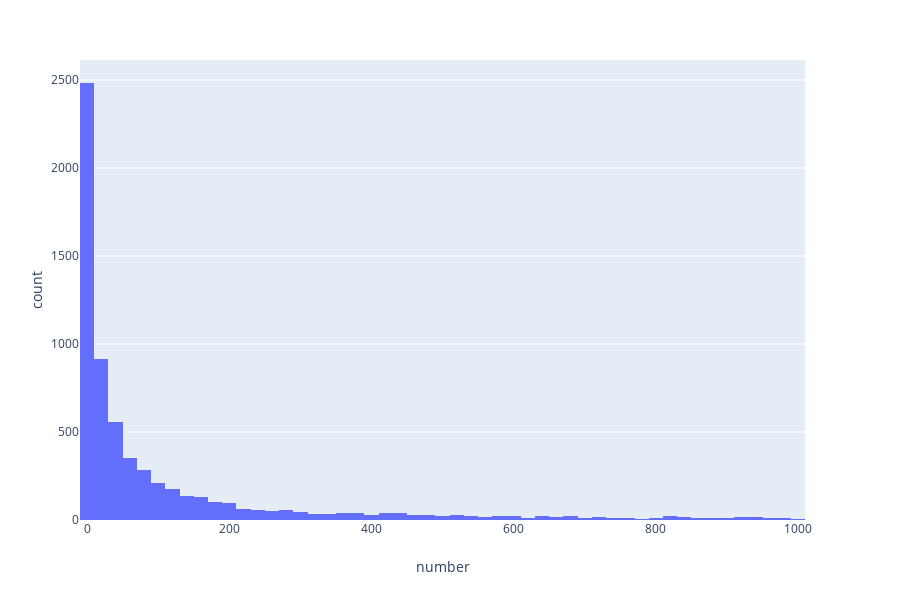

The cell this chart's notebook holds for it:
### Code cell
fig = px.histogram(df, x="number")
fig.show()

### Figure 1 — Plotly figure (JSON) as saved in the notebook; plotly's stock layout.template omitted (floating-point values rounded to 4 significant figures; data arrays with more than 128 entries replaced by an {"elided": "..."} marker saying what was removed)
{"data": [{"alignmentgroup": "True", "bingroup": "x", "hoverlabel": {"namelength": 0}, "hovertemplate": "number=%{x}<br>count=%{y}", "legendgroup": "", "marker": {"color": "#636efa"}, "name": "", "offsetgroup": "", "orientation": "v", "showlegend": false, "type": "histogram", "x": {"elided": "6454 float values"}, "xaxis": "x", "yaxis": "y"}], "layout": {"barmode": "relative", "height": 600, "legend": {"tracegroupgap": 0}, "margin": {"t": 60}, "xaxis": {"anchor": "y", "domain": [0, 0.98], "title": {"text": "number"}}, "yaxis": {"anchor": "x", "domain": [0, 1], "title": {"text": "count"}}}}
